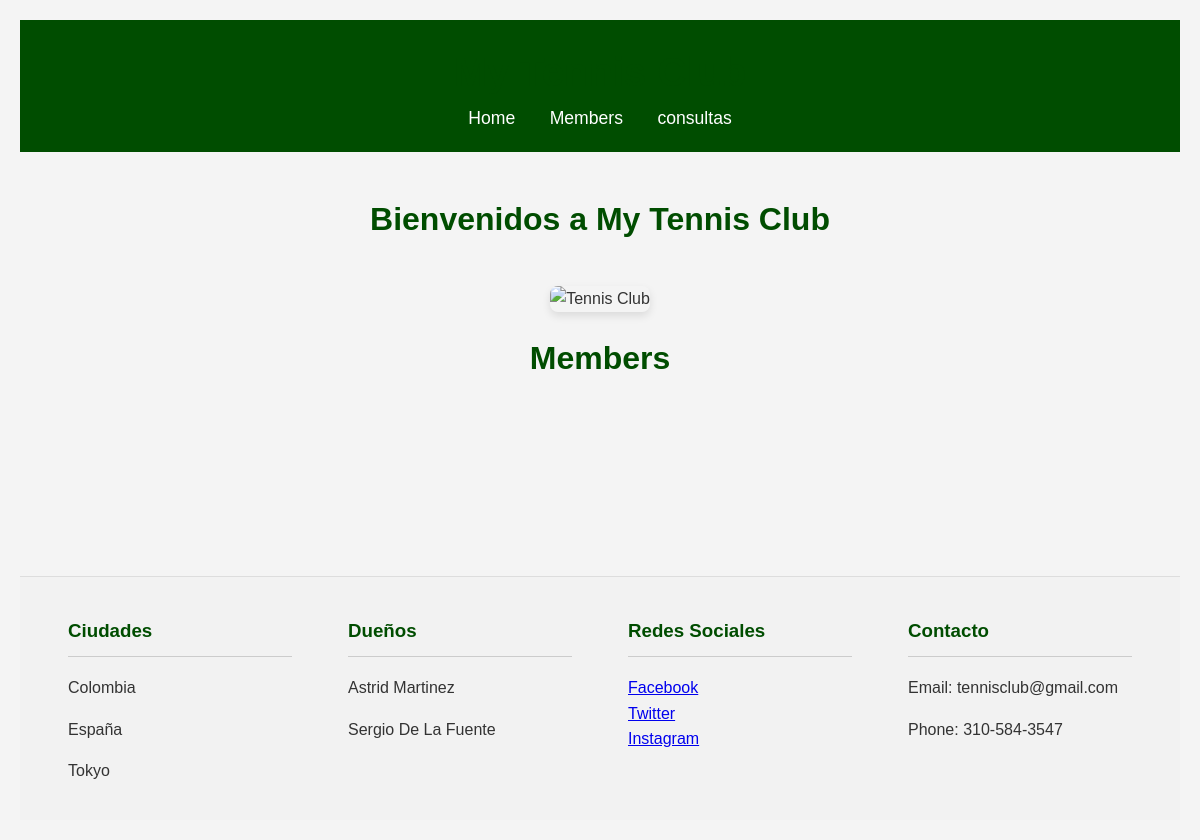
Before: /members/ with the older database file.
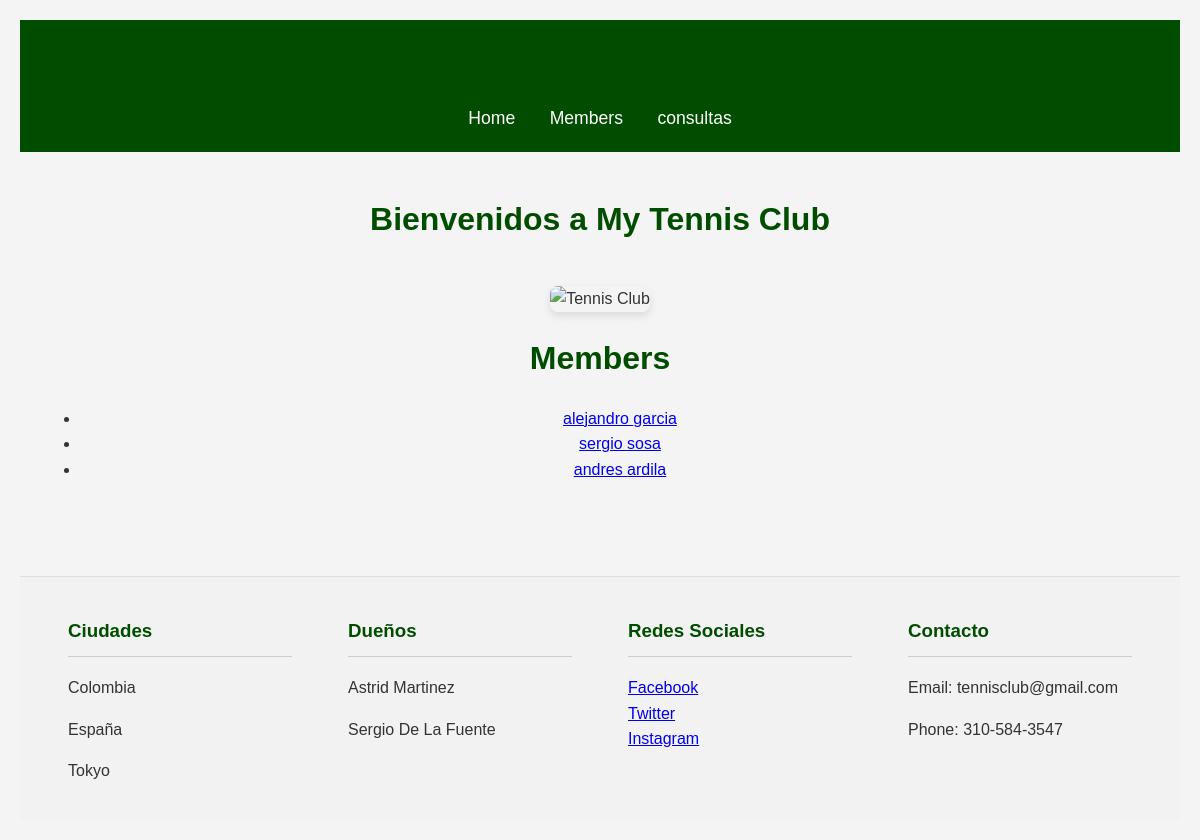
After: the same page with the newer database file.
### members/models.py (models this page shows, shortened)
class Member(models.Model):
  firstname = models.CharField(max_length=255)
  lastname = models.CharField(max_length=255)
  phone = models.IntegerField(null=True)
  joined_date = models.DateField(null=True)
  email = models.EmailField(null=True)
  address = models.CharField(null=True)
  city = models.CharField(null=True)

### members/views.py (the view)
# urls.py: path('members/', views.members, name='members'),
def members(request):
  mymembers = Member.objects.all().values()
  template = loader.get_template('all_members.html')
  context = {
    'mymembers': mymembers,
  }
  return HttpResponse(template.render(context, request))

### members/templates/all_members.html (shortened to what this page needs)
{% extends "master.html" %}
{% block content %}
  <h1>Members</h1>
  <ul>
    {% for x in mymembers %}
      <li><a href="details/{{ x.id }}">{{ x.firstname }} {{ x.lastname }}</a></li>
    {% endfor %}
  </ul>
{% endblock %}

Changed rows visible on the page:
added Member: firstname "alejandro", lastname "garcia"
added Member: firstname "sergio", lastname "sosa"
added Member: firstname "andres", lastname "ardila"
